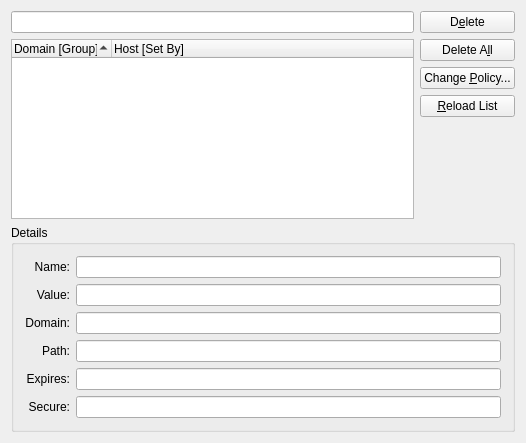
<ui version="4.0" >
 <class>KCookiesManagementDlgUI</class>
 <widget class="QWidget" name="KCookiesManagementDlgUI" >
  <property name="geometry" >
   <rect>
    <x>0</x>
    <y>0</y>
    <width>526</width>
    <height>443</height>
   </rect>
  </property>
  <layout class="QVBoxLayout" name="verticalLayout_3" >
   <item>
    <layout class="QHBoxLayout" name="horizontalLayout" >
     <item>
      <layout class="QVBoxLayout" name="verticalLayout_2" >
       <item>
        <widget class="KTreeWidgetSearchLine" name="kListViewSearchLine" >
         <property name="enabled" >
          <bool>true</bool>
         </property>
         <property name="clickMessage" >
          <string>Search</string>
         </property>
        </widget>
       </item>
       <item>
        <widget class="QTreeWidget" name="lvCookies" >
         <property name="toolTip" >
          <string>Search interactively for domains and hosts</string>
         </property>
         <property name="sortingEnabled" >
          <bool>true</bool>
         </property>
         <property name="allColumnsShowFocus" >
          <bool>true</bool>
         </property>
         <column>
          <property name="text" >
           <string>Domain [Group]</string>
          </property>
         </column>
         <column>
          <property name="text" >
           <string>Host [Set By]</string>
          </property>
         </column>
        </widget>
       </item>
      </layout>
     </item>
     <item>
      <layout class="QVBoxLayout" name="verticalLayout" >
       <item>
        <widget class="QPushButton" name="pbDelete" >
         <property name="text" >
          <string>D&amp;elete</string>
         </property>
        </widget>
       </item>
       <item>
        <widget class="QPushButton" name="pbDeleteAll" >
         <property name="text" >
          <string>Delete A&amp;ll</string>
         </property>
        </widget>
       </item>
       <item>
        <widget class="QPushButton" name="pbPolicy" >
         <property name="text" >
          <string>Change &amp;Policy...</string>
         </property>
        </widget>
       </item>
       <item>
        <widget class="QPushButton" name="pbReload" >
         <property name="text" >
          <string>&amp;Reload List</string>
         </property>
        </widget>
       </item>
       <item>
        <spacer name="verticalSpacer" >
         <property name="orientation" >
          <enum>Qt::Vertical</enum>
         </property>
         <property name="sizeHint" stdset="0" >
          <size>
           <width>20</width>
           <height>40</height>
          </size>
         </property>
        </spacer>
       </item>
      </layout>
     </item>
    </layout>
   </item>
   <item>
    <widget class="QGroupBox" name="gbDetails" >
     <property name="title" >
      <string>Details</string>
     </property>
     <layout class="QGridLayout" name="gridLayout" >
      <item row="0" column="0" >
       <widget class="QLabel" name="lbName" >
        <property name="text" >
         <string>Name:</string>
        </property>
        <property name="alignment" >
         <set>Qt::AlignRight|Qt::AlignTrailing|Qt::AlignVCenter</set>
        </property>
        <property name="wordWrap" >
         <bool>false</bool>
        </property>
        <property name="buddy" >
         <cstring>leName</cstring>
        </property>
       </widget>
      </item>
      <item row="0" column="1" >
       <widget class="KLineEdit" name="leName" >
        <property name="readOnly" >
         <bool>true</bool>
        </property>
       </widget>
      </item>
      <item row="1" column="0" >
       <widget class="QLabel" name="lbValue" >
        <property name="text" >
         <string>Value:</string>
        </property>
        <property name="alignment" >
         <set>Qt::AlignRight|Qt::AlignTrailing|Qt::AlignVCenter</set>
        </property>
        <property name="wordWrap" >
         <bool>false</bool>
        </property>
        <property name="buddy" >
         <cstring>leValue</cstring>
        </property>
       </widget>
      </item>
      <item row="1" column="1" >
       <widget class="KLineEdit" name="leValue" >
        <property name="readOnly" >
         <bool>true</bool>
        </property>
       </widget>
      </item>
      <item row="2" column="0" >
       <widget class="QLabel" name="lbDomain" >
        <property name="text" >
         <string>Domain:</string>
        </property>
        <property name="alignment" >
         <set>Qt::AlignRight|Qt::AlignTrailing|Qt::AlignVCenter</set>
        </property>
        <property name="wordWrap" >
         <bool>false</bool>
        </property>
        <property name="buddy" >
         <cstring>leDomain</cstring>
        </property>
       </widget>
      </item>
      <item row="2" column="1" >
       <widget class="KLineEdit" name="leDomain" >
        <property name="readOnly" >
         <bool>true</bool>
        </property>
       </widget>
      </item>
      <item row="3" column="0" >
       <widget class="QLabel" name="lbPath" >
        <property name="text" >
         <string>Path:</string>
        </property>
        <property name="alignment" >
         <set>Qt::AlignRight|Qt::AlignTrailing|Qt::AlignVCenter</set>
        </property>
        <property name="wordWrap" >
         <bool>false</bool>
        </property>
        <property name="buddy" >
         <cstring>lePath</cstring>
        </property>
       </widget>
      </item>
      <item row="3" column="1" >
       <widget class="KLineEdit" name="lePath" >
        <property name="readOnly" >
         <bool>true</bool>
        </property>
       </widget>
      </item>
      <item row="4" column="0" >
       <widget class="QLabel" name="lbExpires" >
        <property name="text" >
         <string>Expires:</string>
        </property>
        <property name="alignment" >
         <set>Qt::AlignRight|Qt::AlignTrailing|Qt::AlignVCenter</set>
        </property>
        <property name="wordWrap" >
         <bool>false</bool>
        </property>
        <property name="buddy" >
         <cstring>leExpires</cstring>
        </property>
       </widget>
      </item>
      <item row="4" column="1" >
       <widget class="KLineEdit" name="leExpires" >
        <property name="readOnly" >
         <bool>true</bool>
        </property>
       </widget>
      </item>
      <item row="5" column="0" >
       <widget class="QLabel" name="lbSecure" >
        <property name="text" >
         <string>Secure:</string>
        </property>
        <property name="alignment" >
         <set>Qt::AlignRight|Qt::AlignTrailing|Qt::AlignVCenter</set>
        </property>
        <property name="wordWrap" >
         <bool>false</bool>
        </property>
        <property name="buddy" >
         <cstring>leSecure</cstring>
        </property>
       </widget>
      </item>
      <item row="5" column="1" >
       <widget class="KLineEdit" name="leSecure" >
        <property name="readOnly" >
         <bool>true</bool>
        </property>
       </widget>
      </item>
     </layout>
    </widget>
   </item>
  </layout>
 </widget>
 <layoutdefault spacing="6" margin="11" />
 <layoutfunction spacing="KDialog::spacingHint" margin="KDialog::marginHint" />
 <pixmapfunction>qPixmapFromMimeSource</pixmapfunction>
 <customwidgets>
  <customwidget>
   <class>KLineEdit</class>
   <extends>QLineEdit</extends>
   <header>klineedit.h</header>
  </customwidget>
  <customwidget>
   <class>KTreeWidgetSearchLine</class>
   <extends>KLineEdit</extends>
   <header>ktreewidgetsearchline.h</header>
  </customwidget>
 </customwidgets>
 <includes>
  <include location="local" >k3listviewsearchline.h</include>
 </includes>
 <resources/>
 <connections/>
</ui>
